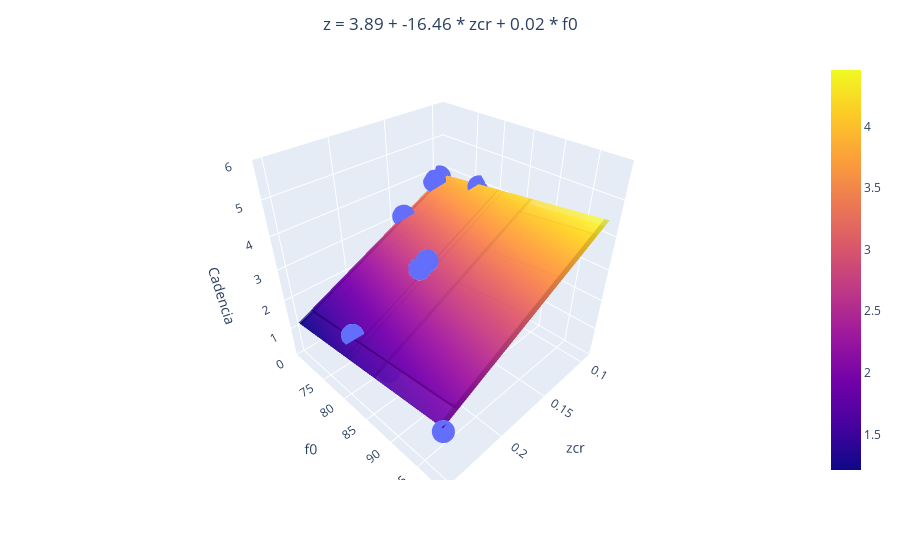

The notebook cell saved with this chart:
### Code cell
if len(dicc_model) == 2:
    import plotly.express as px
    import plotly.graph_objects as go

    # Seleccionamos solo las características seleccionadas en X
    X_selected = X[:, selected_features]

    # Entrenamos el modelo de regresión con las características seleccionadas
    regr_multivar = LinearRegression()
    regr_multivar.fit(X_selected, y)

    # Obtenemos las predicciones del modelo para las características seleccionadas
    y_pred = regr_multivar.predict(X_selected)

    # Crear la figura
    fig = px.scatter_3d(x=X_selected[:, 0], y=X_selected[:, 1], z=y)

    # Crear el plano de regresión
    xx, yy = np.meshgrid(X_selected[:, 0], X_selected[:, 1])
    zz = regr_multivar.intercept_ + np.dot(np.array([xx.ravel(), yy.ravel()]).T, regr_multivar.coef_.ravel()).reshape(xx.shape)
    fig.add_trace(go.Surface(x=xx, y=yy, z=zz, opacity=0.5))

    # Construir la cadena de texto para la ecuación del plano
    equation = f'z = {regr_multivar.intercept_.round(2)}'
    for i, (key, model) in enumerate(dicc_model.items()):
        equation += f' + {regr_multivar.coef_[i].round(2)} * {key.replace("_model", "")}'
    
    # Centrar el título
    fig.update_layout(title=dict(text=equation, x=0.5, xanchor='center'))

    # Etiquetas de los ejes y rango del eje z
    fig.update_layout(scene=dict(xaxis_title=list(dicc_model.keys())[0].replace("_model", ""), yaxis_title=list(dicc_model.keys())[1].replace("_model", ""), zaxis_title='Cadencia', zaxis=dict(range=[0, 6]), yaxis=dict(tickvals=[75, 80, 85, 90, 95])))

    fig.write_html(
       os.path.join(PATH, TEST_FOLDER, REGGRESSION_FOLDER, PARAMETRIC_FOLDER, CADENCIA_FOLDER, MALE_FOLDER, 'regresion_cadencia_multivariable_male.html')
    )

    fig.show()

### Figure 1 — Plotly figure (JSON) as saved in the notebook; plotly's stock layout.template omitted (floating-point values rounded to 4 significant figures)
{"data": [{"hovertemplate": "x=%{x}<br>y=%{y}<br>z=%{z}<extra></extra>", "legendgroup": "", "marker": {"color": "#636efa", "symbol": "circle"}, "mode": "markers", "name": "", "scene": "scene", "showlegend": false, "type": "scatter3d", "x": [0.09805, 0.2516, 0.2392, 0.1055, 0.1851, 0.1374, 0.2398, 0.1423, 0.1727, 0.09304], "y": [68.73, 98.47, 78.97, 69.05, 81.5, 71.77, 86.63, 69.13, 80.5, 76.49], "z": [3.804, 1.75, 1.732, 3.768, 3.071, 2.5, 1.518, 3.071, 3.018, 3.911]}, {"opacity": 0.5, "type": "surface", "x": [[0.09805, 0.2516, 0.2392, 0.1055, 0.1851, 0.1374, 0.2398, 0.1423, 0.1727, 0.09304], [0.09805, 0.2516, 0.2392, 0.1055, 0.1851, 0.1374, 0.2398, 0.1423, 0.1727, 0.09304], [0.09805, 0.2516, 0.2392, 0.1055, 0.1851, 0.1374, 0.2398, 0.1423, 0.1727, 0.09304], [0.09805, 0.2516, 0.2392, 0.1055, 0.1851, 0.1374, 0.2398, 0.1423, 0.1727, 0.09304], [0.09805, 0.2516, 0.2392, 0.1055, 0.1851, 0.1374, 0.2398, 0.1423, 0.1727, 0.09304], [0.09805, 0.2516, 0.2392, 0.1055, 0.1851, 0.1374, 0.2398, 0.1423, 0.1727, 0.09304], [0.09805, 0.2516, 0.2392, 0.1055, 0.1851, 0.1374, 0.2398, 0.1423, 0.1727, 0.09304], [0.09805, 0.2516, 0.2392, 0.1055, 0.1851, 0.1374, 0.2398, 0.1423, 0.1727, 0.09304], [0.09805, 0.2516, 0.2392, 0.1055, 0.1851, 0.1374, 0.2398, 0.1423, 0.1727, 0.09304], [0.09805, 0.2516, 0.2392, 0.1055, 0.1851, 0.1374, 0.2398, 0.1423, 0.1727, 0.09304]], "y": [[68.73, 68.73, 68.73, 68.73, 68.73, 68.73, 68.73, 68.73, 68.73, 68.73], [98.47, 98.47, 98.47, 98.47, 98.47, 98.47, 98.47, 98.47, 98.47, 98.47], [78.97, 78.97, 78.97, 78.97, 78.97, 78.97, 78.97, 78.97, 78.97, 78.97], [69.05, 69.05, 69.05, 69.05, 69.05, 69.05, 69.05, 69.05, 69.05, 69.05], [81.5, 81.5, 81.5, 81.5, 81.5, 81.5, 81.5, 81.5, 81.5, 81.5], [71.77, 71.77, 71.77, 71.77, 71.77, 71.77, 71.77, 71.77, 71.77, 71.77], [86.63, 86.63, 86.63, 86.63, 86.63, 86.63, 86.63, 86.63, 86.63, 86.63], [69.13, 69.13, 69.13, 69.13, 69.13, 69.13, 69.13, 69.13, 69.13, 69.13], [80.5, 80.5, 80.5, 80.5, 80.5, 80.5, 80.5, 80.5, 80.5, 80.5], [76.49, 76.49, 76.49, 76.49, 76.49, 76.49, 76.49, 76.49, 76.49, 76.49]], "z": [[3.74, 1.212, 1.417, 3.618, 2.307, 3.091, 1.406, 3.012, 2.511, 3.822], [4.375, 1.847, 2.052, 4.253, 2.943, 3.727, 2.041, 3.647, 3.146, 4.458], [3.959, 1.431, 1.635, 3.837, 2.526, 3.31, 1.625, 3.231, 2.729, 4.041], [3.747, 1.219, 1.423, 3.625, 2.314, 3.098, 1.413, 3.019, 2.517, 3.829], [4.013, 1.485, 1.69, 3.891, 2.58, 3.364, 1.679, 3.285, 2.783, 4.095], [3.805, 1.277, 1.482, 3.683, 2.373, 3.156, 1.471, 3.077, 2.576, 3.887], [4.122, 1.594, 1.799, 4.0, 2.69, 3.474, 1.788, 3.394, 2.893, 4.205], [3.748, 1.221, 1.425, 3.626, 2.316, 3.1, 1.415, 3.02, 2.519, 3.831], [3.991, 1.463, 1.668, 3.869, 2.559, 3.343, 1.657, 3.263, 2.762, 4.074], [3.906, 1.378, 1.583, 3.784, 2.473, 3.257, 1.572, 3.178, 2.676, 3.988]]}], "layout": {"legend": {"tracegroupgap": 0}, "margin": {"t": 60}, "scene": {"domain": {"x": [0, 1], "y": [0, 1]}, "xaxis": {"title": {"text": "zcr"}}, "yaxis": {"tickvals": [75, 80, 85, 90, 95], "title": {"text": "f0"}}, "zaxis": {"range": [0, 6], "title": {"text": "Cadencia"}}}, "title": {"text": "z = 3.89 + -16.46 * zcr + 0.02 * f0", "x": 0.5, "xanchor": "center"}}}
